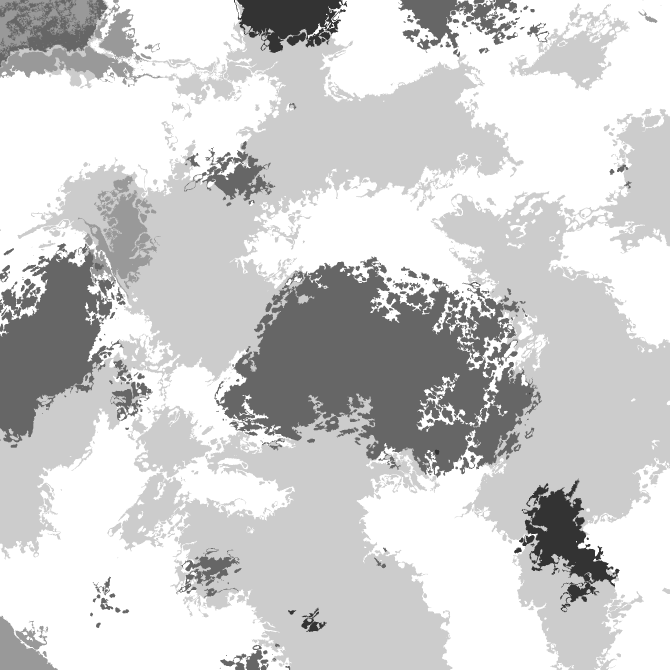
%> input picture Images/Superpixel/Clustering_Multispectral_1.tif, 2008 x 2008 px (shown at 1/3 size)
$ octave --eval "result = ImageNormalization(imread('../Images/Superpixel/Clustering_Multispectral_1.tif'));"   (GNU Octave 9; MATLAB toolbox functions it lacks are replaced by stand-ins)
%> lines starting %> are read from the running program, lines starting %| are printed output that depends on the picture; in (x1, y1, x2, y2) boxes, pixels count from 0 and x2, y2 are one past the last pixel; in counts of white or black regions, pixels touching at a corner belong together; the program's own positions count from 1
### codes/display_multiplex.m
function display_multiplex(Im,name)
%> called with name = 'Original Image'

% Convert multiplex image to rgb
ImageRGB = zeros([size(Im(:,:,1)),3]);
%> ImageRGB: size 2008x2008x3 double; every value is 0
if size(Im,3)>=1
    ImageRGB(:,:,1) = ImageRGB(:,:,1) + Im(:,:,1); % First channel/marker to red
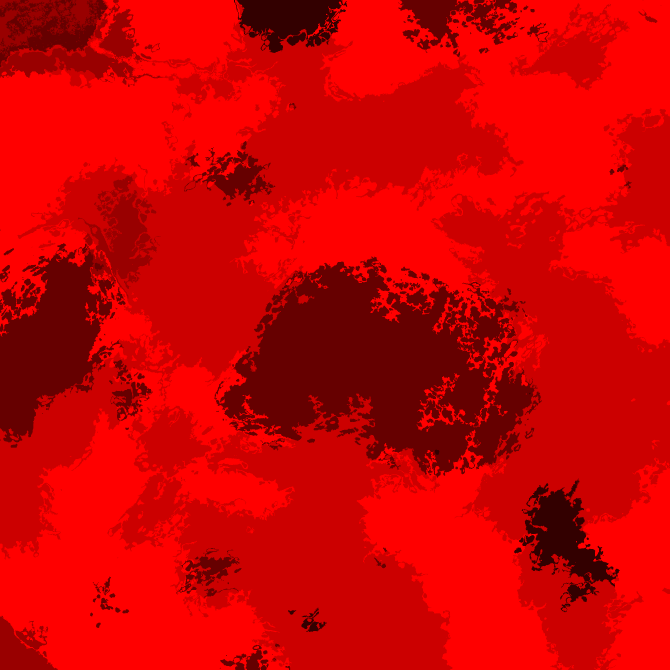
%> ImageRGB: size 2008x2008x3 double (shown at 1/3 size); mean R, G, B 207, 0, 0
end
if size(Im,3)>=2
    ImageRGB(:,:,2) = ImageRGB(:,:,2) + Im(:,:,2); % Second channel/marker to green
end
if size(Im,3)>=3
    ImageRGB(:,:,3) = ImageRGB(:,:,3) + Im(:,:,3); % Third channel/marker to blue
end
if size(Im,3)>=4
    ImageRGB(:,:,1) = ImageRGB(:,:,1) + Im(:,:,4);
    ImageRGB(:,:,2) = ImageRGB(:,:,2) + Im(:,:,4); % Fourth channel/marker to Yellow
end
if size(Im,3)>=5
    ImageRGB(:,:,1) = ImageRGB(:,:,1) + Im(:,:,5);
    ImageRGB(:,:,3) = ImageRGB(:,:,3) + Im(:,:,5); % Fifth channel/marker to magenta
end
if size(Im,3)>=6
    ImageRGB(:,:,2) = ImageRGB(:,:,2) + Im(:,:,7);
    ImageRGB(:,:,3) = ImageRGB(:,:,3) + Im(:,:,7); % sixth channel/marker to magenta
end

% Normalize RGB colors to improve visualization
for i=1:size(ImageRGB,3)
    ImageRGB(:,:,i)= ImageRGB(:,:,i)-min(min(ImageRGB(:,:,i)));
    ImageRGB(:,:,i) = ImageRGB(:,:,i)./max(max(ImageRGB(:,:,i)));
end
%> ImageRGB: size 2008x2008x3 double; 66.67% of the values are NaN or infinite; the others: min 0, max 1, mean 0.765
figure; imshow(ImageRGB,[]); title(name);

### codes/a1_ImageNormalization.m
function [Im] = ImageNormalization(Im)

    % Show original image
    display_multiplex(Im,'Original Image')

    % Calculate raw image statistics
    ImageVec_Norm = reshape(Im,[size(Im,1)*size(Im,2),size(Im,3)]);
    ImageVec_NormMean = mean(ImageVec_Norm);
%> ImageVec_NormMean = 207
    ImageVec_NormStd = std(ImageVec_Norm);
%> ImageVec_NormStd = 55.71
    maxx = max(ImageVec_Norm);
%> maxx = 255

    % Normalize image using z-score
    normalizeZSCORE=true;
    if normalizeZSCORE

        % Adjust image levels
        ImageVec_Norm = reshape(Im,[size(Im,1)*size(Im,2),size(Im,3)]);
        Im = reshape(ImageVec_Norm,size(Im));
%> Im is the input picture: size 2008x2008 uint8; min 51, max 255, mean 207
        for i=1:size(Im,3);
            Im(:,:,i) = imadjust(Im(:,:,i)./maxx(i),stretchlim(Im(:,:,i)./maxx(i),[.001 .999]),[]);
            Im(:,:,i) = Im(:,:,i).*maxx(i);
        end
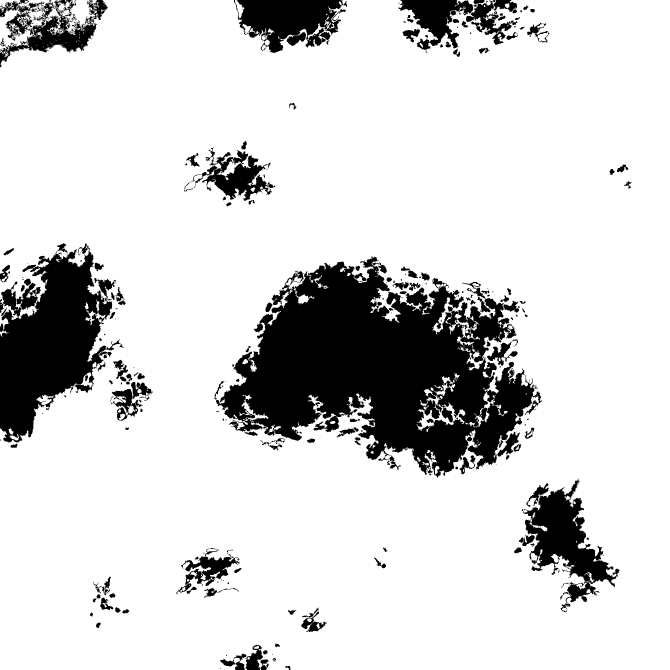
%> Im: size 2008x2008 uint8 (shown at 1/3 size); 83.9% white; 218 black regions (58 under 20 px), largest, box (x1, y1, x2, y2) and area: (643, 769, 1626, 1434) 344902, (0, 730, 372, 1327) 110331, (1565, 1436, 1859, 1809) 40789

        % Z-score normalization
        ImageVec_Norm = reshape(Im,[size(Im,1)*size(Im,2),size(Im,3)]);
        ImageVec_Norm = zscore(ImageVec_Norm);

%         % A sort of L2 normalization
%         ImageVec_Norm = (ImageVec_Norm'./sqrt(sum(ImageVec_Norm'.^2)))';
%         ImageVec_Norm(ImageVec_Norm<0) = -(sqrt(abs(ImageVec_Norm(ImageVec_Norm<0))+1)-1);
%         ImageVec_Norm = ImageVec_Norm-min(ImageVec_Norm);

%> (the run ends here)

$ run again, on Images/Superpixel/Clustering_Multispectral_2.tif
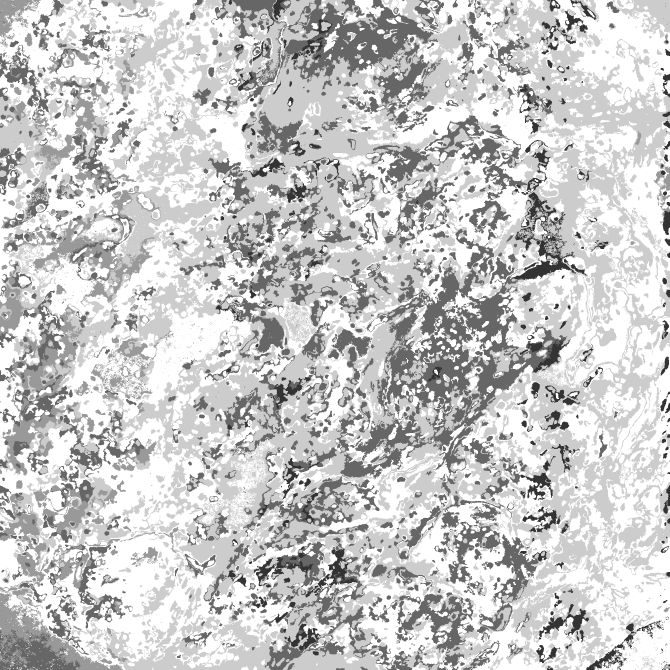
%> input picture Images/Superpixel/Clustering_Multispectral_2.tif, 2008 x 2008 px (shown at 1/3 size)
%> in display_multiplex, `ImageRGB(:,:,1) = ImageRGB(:,:,1) + Im(:,:,1);`:
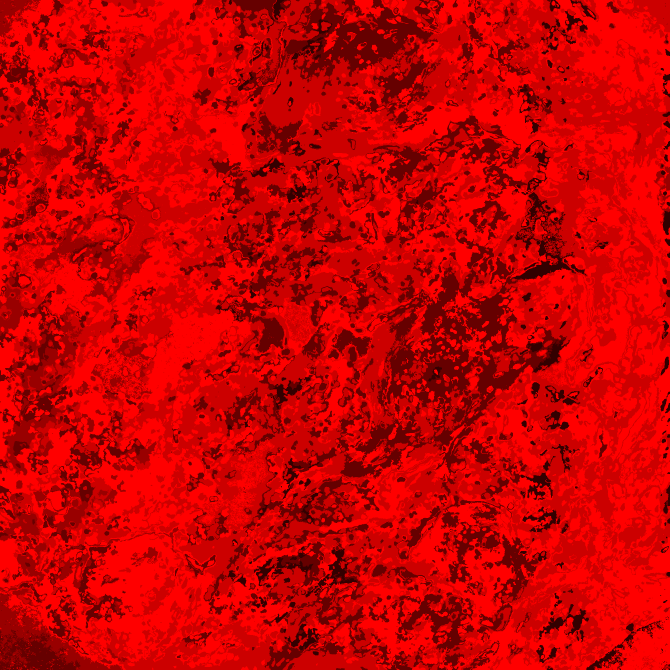
%> ImageRGB: size 2008x2008x3 double (shown at 1/3 size); mean R, G, B 201.1, 0, 0
%> ImageVec_NormMean = 201.1
%> ImageVec_NormStd = 59.51
%> maxx = 255
%> in ImageNormalization, Im is the input picture: size 2008x2008 uint8; min 51, max 255, mean 201.1
%> after the loop in ImageNormalization, `for i=1:size(Im,3);`:
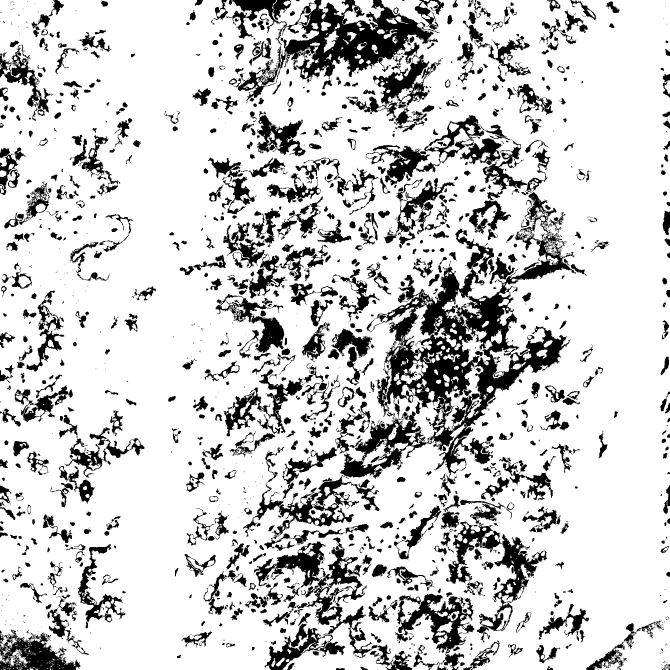
%> Im: size 2008x2008 uint8 (shown at 1/3 size); 80.6% white; 1041 black regions (245 under 20 px), largest, box (x1, y1, x2, y2) and area: (846, 576, 1728, 1500) 144208, (679, 0, 1329, 377) 78145, (762, 1611, 1101, 1879) 24818
